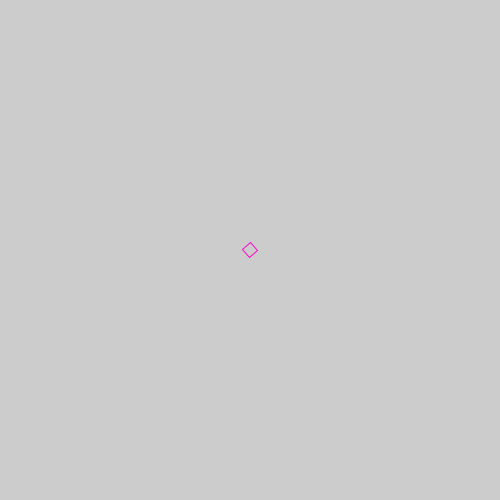
Frame 1 (no input)
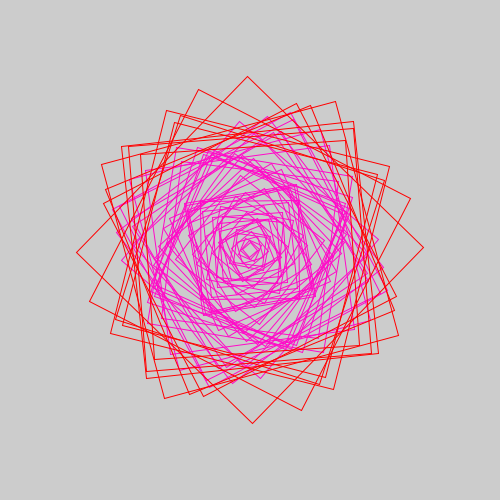
Frame 60 (the mouse pressed at the canvas centre just before this capture)
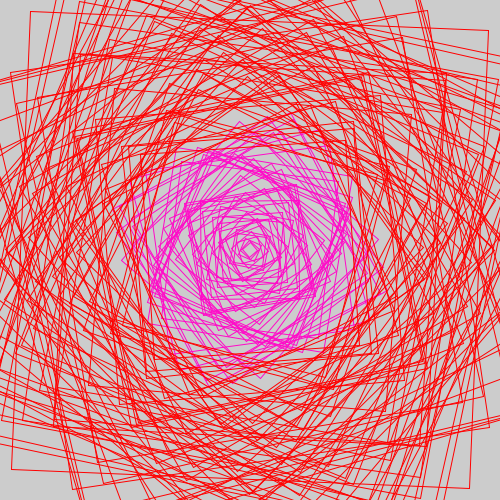
Frame 120 (the mouse held since frame 60 and released just before this capture)

The Processing sketch that drew these frames (run headless with seeded random() and noise(); from frame 60 on, the mouse is pressed at the canvas centre):

// Processing sketch: learning_array_class
// ── learning_array_class.pde
Ball b;
int[] nums;

void setup() {
  size(500,500);
  nums = new int[3];
  nums[0] = 100;
  nums[1] = 150;
  nums[2] = 200;
  
       stroke(255,10,200); 

  b= new Ball(0,0,10,4);

  
  println(nums);
  
  
  frameRate(30);
}


void draw() {
  //background(0);
    translate(width/2, height/2);
    rotate(random(45));
    b.display();
    b.grow();

  
}
// ── Ball.pde
class Ball {
  
 float diameter;
 float x;
 float y;
 float scale;
 //color c;
  
  
  Ball(float tempx,float tempy, int d, int tempscale ) {
    x = tempx;
    y = tempy;
    //c = tempc;
    diameter = d;
    scale = tempscale;
  }
  
  void display() {
    rectMode(CENTER);
    noFill();
    //stroke(c);
    rect(x,y,diameter,diameter);
    if (diameter > 200) {
     stroke(255,0,0); 
    } else {
     stroke(255,10,200); 
    }
  }
  
  void grow() {
    diameter = diameter + scale;
    if ((diameter > height)||(diameter < 0)) {
      scale = scale * - 1.65; 
    }
      
  }
  
  
}
